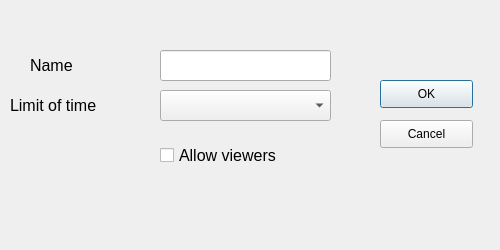
<?xml version="1.0" encoding="UTF-8"?>
<ui version="4.0">
 <class>CreateGameScene</class>
 <widget class="QDialog" name="CreateGameScene">
  <property name="geometry">
   <rect>
    <x>0</x>
    <y>0</y>
    <width>500</width>
    <height>250</height>
   </rect>
  </property>
  <property name="windowTitle">
   <string>Dialog</string>
  </property>
  <widget class="QLineEdit" name="nameLineEdit">
   <property name="geometry">
    <rect>
     <x>160</x>
     <y>50</y>
     <width>171</width>
     <height>31</height>
    </rect>
   </property>
   <property name="font">
    <font>
     <pointsize>12</pointsize>
    </font>
   </property>
  </widget>
  <widget class="QLabel" name="label">
   <property name="geometry">
    <rect>
     <x>30</x>
     <y>50</y>
     <width>81</width>
     <height>31</height>
    </rect>
   </property>
   <property name="font">
    <font>
     <pointsize>12</pointsize>
    </font>
   </property>
   <property name="text">
    <string>Name</string>
   </property>
  </widget>
  <widget class="QComboBox" name="timeLimitCombo">
   <property name="geometry">
    <rect>
     <x>160</x>
     <y>90</y>
     <width>171</width>
     <height>31</height>
    </rect>
   </property>
  </widget>
  <widget class="QLabel" name="label_2">
   <property name="geometry">
    <rect>
     <x>10</x>
     <y>90</y>
     <width>121</width>
     <height>31</height>
    </rect>
   </property>
   <property name="font">
    <font>
     <pointsize>12</pointsize>
    </font>
   </property>
   <property name="text">
    <string>Limit of time</string>
   </property>
  </widget>
  <widget class="QCheckBox" name="viewersCheckBox">
   <property name="geometry">
    <rect>
     <x>160</x>
     <y>140</y>
     <width>171</width>
     <height>31</height>
    </rect>
   </property>
   <property name="font">
    <font>
     <pointsize>12</pointsize>
    </font>
   </property>
   <property name="text">
    <string>Allow viewers</string>
   </property>
  </widget>
  <widget class="QPushButton" name="okButton">
   <property name="geometry">
    <rect>
     <x>380</x>
     <y>80</y>
     <width>93</width>
     <height>28</height>
    </rect>
   </property>
   <property name="text">
    <string>OK</string>
   </property>
  </widget>
  <widget class="QPushButton" name="cancelButton">
   <property name="geometry">
    <rect>
     <x>380</x>
     <y>120</y>
     <width>93</width>
     <height>28</height>
    </rect>
   </property>
   <property name="text">
    <string>Cancel</string>
   </property>
  </widget>
 </widget>
 <resources/>
 <connections/>
</ui>
